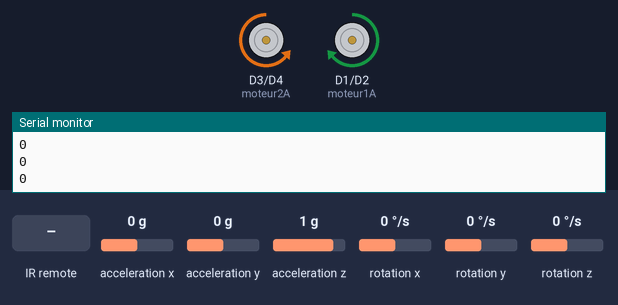
Recording of a sketch running on a simulated ESP8266 (NodeMCU). On the bench: motor-driver pin pairs drawn as motors (green arrow = first pin HIGH = forward, orange = second pin HIGH = backward, longer = more drive), the last lines printed to the serial monitor. The test bench sets the inputs (shaded band); at power-on: rotation z 0 °/s, acceleration x 0 g, acceleration y 0 g, acceleration z 1 g, rotation x 0 °/s, rotation y 0 °/s.

Above: at 5.0 s.
5.1 s: rotation z set to -44 °/s
9.7 s: rotation z set to -49 °/s
14.3 s: infrared code 0x205D609F received
At 14.6 s:
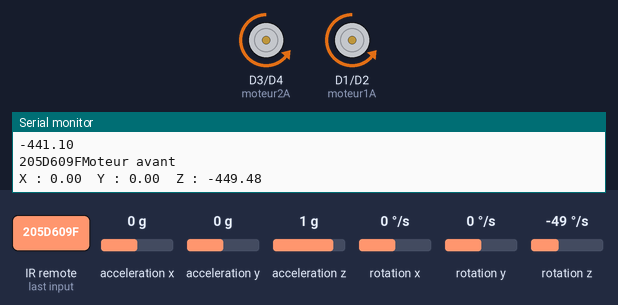
15.8 s: infrared code 0x205D58A7 received
At 17.05 s:
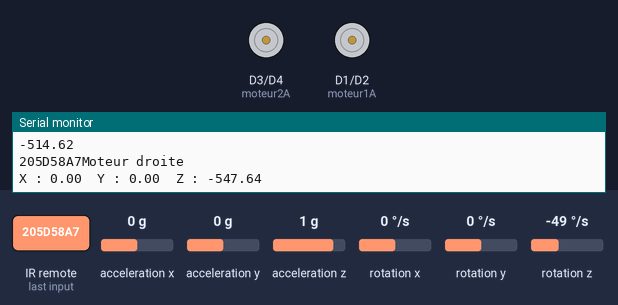
17.3 s: infrared code 0x205D40BF received
At 18.1 s:
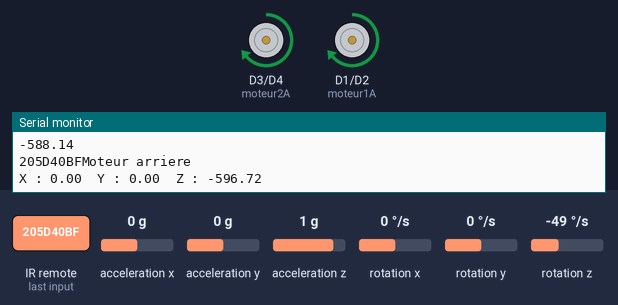
Timing chart, 0 to 19.8 s (numbered marks = the images above; inputs shaded):
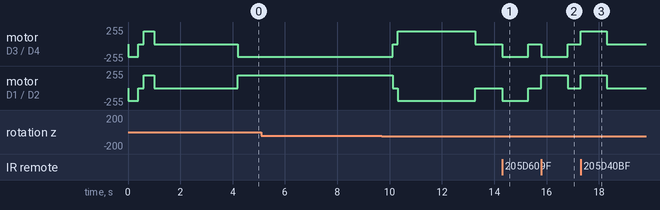

Measured:
- after the input at 14.3 s, motor on D3 (moteur2A) / D4 (moteur2B), motor on D1 (moteur1A) / D2 (moteur1B): stopped → backward 192/255 at once, → stopped 1.0 s later
- after the input at 15.8 s, motor on D3 (moteur2A) / D4 (moteur2B): stopped → backward 192/255 at once, → stopped 1.0 s later; motor on D1 (moteur1A) / D2 (moteur1B): stopped → forward 192/255 at once, → stopped 1.0 s later
- after the input at 17.3 s, motor on D3 (moteur2A) / D4 (moteur2B), motor on D1 (moteur1A) / D2 (moteur1B): stopped → forward 192/255 at once, → stopped 1.0 s later

The sketch:

IR-memo-mpu-gyro.ino
```cpp
// (licence header left out)
#include <Arduino.h>
#include <IRremoteESP8266.h>
#include <IRrecv.h>
#include <IRutils.h>


#include <MPU6050_tockn.h>
#include <Wire.h>
MPU6050 mpu(Wire);


unsigned long timer = 0;


#define moteur1A D1
#define moteur1B D2

#define moteur2A D3
#define moteur2B D4

#define IR D7
#define GND D8

#define SDA D6
#define SCL D5

// ------------- télécommande

#define HAUT 0x205D609F
#define DROITE 0x205D58A7
#define BAS 0x205D40BF
#define GAUCHE 0x205D708F
#define STOP  0x205DE01F
#define ARRET  0x205D38C7
// ------------- ajout d'un 2° télécommande
#define HAUT1 0xFF18E7
#define DROITE1 0xFF5AA5
#define BAS1 0xFF4AB5
#define GAUCHE1 0xFF10EF
#define STOP1  0xFF38C7
#define ARRET1  0xFFA25D
// ------------- direction
#define avant 1
#define arriere 2
#define droite 3
#define gauche 4
int lastDirection = 1;


#define TEMPO 500 // temporisation
// ---------------------------Forth-------------
#define MAX 100
int Index=0;
byte Forth[MAX]; // pile Forth
int vitesse = 192;  // 0 à 255
int programmation=0;

// Le digger a un moteur pour les roues et une commande de direction pour tourner à DROITE ou à GAUCHE

// le programme active le moteur ou les roues suivant une durée countM (moteur) ou count D (direction)


// An IR detector/demodulator is connected to GPIO pin 14(D5 on a NodeMCU
// board).
// Note: GPIO 16 won't work on the ESP8266 as it does not have interrupts.
// Note: GPIO 14 won't work on the ESP32-C3 as it causes the board to reboot.


IRrecv irrecv(IR);
decode_results results;
unsigned long mmm, dodo; // arret au bout de 5 minutes
int countM=0 , countD=0 ; // nb d'impulsions IR reçues
int calib=400 ; // calibration 400 ms
void empile( byte x ){
      Serial.print("empile ");
  Serial.println(Forth[Index]);
  if(Index < MAX ) Forth[Index++] = x;

}
void execute() {
  for(int x=0 ; x < Index ; x++){
    float alpha, delta;
    moteur(Forth[x],vitesse);

  delay(calib); // bip
        stop();

  delay(200); // bip
  }
//  Index=0; mémorise le trajet depuis le début
}
void calibration() {
  int alpha, delta=0, i=0;
       mpu.update();
        Serial.println(alpha=mpu.getAngleZ());
        timer=millis();
     moteur(droite,vitesse);
while (delta < 90 ) {
          mpu.update();
      delay(10); // bip
        Serial.println(delta = abs(alpha-mpu.getAngleZ()));
}
      calib= millis()-timer;
      Serial.println(calib);
       delay( calib );

      stop();
  delay(200); // bip
      moteur(gauche,vitesse);
delay( calib );
        stop();
  delay(200); // bip
}
void setup() {
  pinMode(GND, OUTPUT);      // board IR
  digitalWrite(GND, LOW);
  Serial.begin(115200);
    empile(avant);
 empile(arriere);
 execute();
 Wire.begin(SDA,SCL); // SDA SCL
//         test FORTH

  irrecv.enableIRIn();  // Start the receiver
  while (!Serial)  // Wait for the serial connection to be establised.
    delay(50);
  Serial.println();
  Serial.print("IRrecvDemo is now running and waiting for IR message on Pin ");
//  Serial.println(kRecvPin);
  mmm = millis();    dodo = millis();
  mpu.begin();
  mpu.calcGyroOffsets(true);


calibration();

}
void stop() { // avant arriere
    analogWrite(moteur1A, 0);
  analogWrite(moteur1B, 0);
    analogWrite(moteur2A, 0);
  analogWrite(moteur2B, 0);

}

void moteur( int x, int v){
    switch (x){
 //     if (lastDirection != x) v=255; // accélération de départ
      case avant :
            Serial.println("Moteur avant");
                      lastDirection = avant;
                      analogWrite(moteur1A, 0);
                  analogWrite(moteur1B, v);
                 analogWrite(moteur2A, 0);
                  analogWrite(moteur2B, v);
        break;
        case arriere :
            Serial.println("Moteur arriere");
                       lastDirection = arriere;
                        analogWrite(moteur1A, v);
                  analogWrite(moteur1B, 0);
                   //moteur 2
                 analogWrite(moteur2A, v);
                  analogWrite(moteur2B, 0);


        break;

              case droite :
            Serial.println("Moteur droite");
            analogWrite(moteur2A, 0);
            analogWrite(moteur2B, v);
            analogWrite(moteur1A, v);
            analogWrite(moteur1B, 0);


        break;
        case gauche :
            Serial.println("Moteur gauche");
            analogWrite(moteur2A, v);
            analogWrite(moteur2B, 0);
            analogWrite(moteur1A, 0);
            analogWrite(moteur1B, v);
        break;
  }
}
void loop() {
 //   mpu.begin();

   mpu.update();

     if((millis()-timer)>1000){ // print data every 10ms
  Serial.print("X : ");
  Serial.print(mpu.getAngleX());
  Serial.print("\tY : ");
  Serial.print(mpu.getAngleY());
  Serial.print("\tZ : ");
  Serial.println(mpu.getAngleZ());

  timer = millis();
  }

    if ((millis()- dodo) > 300000){
            ESP.deepSleep(0);
    }
  if ((millis()- mmm) > TEMPO){ //
    mmm= millis();
    if(countM > 0 ){
      countM --;
    } else {
       stop();
    }
  }

  if (irrecv.decode(&results)) {
// -----------------------------MPU-----------------------
  mpu.update();
  Serial.println(mpu.getAngleZ());


      mmm= millis();    dodo= millis();
    // print() & println() can't handle printing long longs. (uint64_t)
    serialPrintUint64(results.value, HEX);
    switch (results.value){
//-----------------------------   moteur 1 ou 2  ---------------------  <<  >>
      case HAUT : // 2
      case HAUT1 : // 2
           countM++; if(programmation)  empile( avant); else moteur(avant,vitesse);
             break;
      case BAS :
      case BAS1 :
           countM++; if(programmation) empile( arriere);else moteur(arriere,vitesse);
             break;
//-----------------------------   virage  ---------------------  +  -
       case DROITE :
       case DROITE1 :
            moteur(droite,vitesse);countM++;if(programmation) empile( droite);
            break;
       case   GAUCHE :
       case   GAUCHE1 :
            moteur(gauche,vitesse);countM++;if(programmation) empile( gauche);
            break;
//---------------- STOP---------------
      case   STOP :
      case   STOP1 :
            stop();
            Index=0;
            break;

//---------------- ARRET---------------
      case   ARRET :
      case   ARRET1 :
            // ESP.deepSleep(0);
               Serial.println(programmation);
            if(programmation) execute(); else  stop(); ;// arret moteur
            programmation = 1 - programmation;
            break;
   }
    Serial.println("");
    irrecv.resume();  // Receive the next value

  }

}
```
